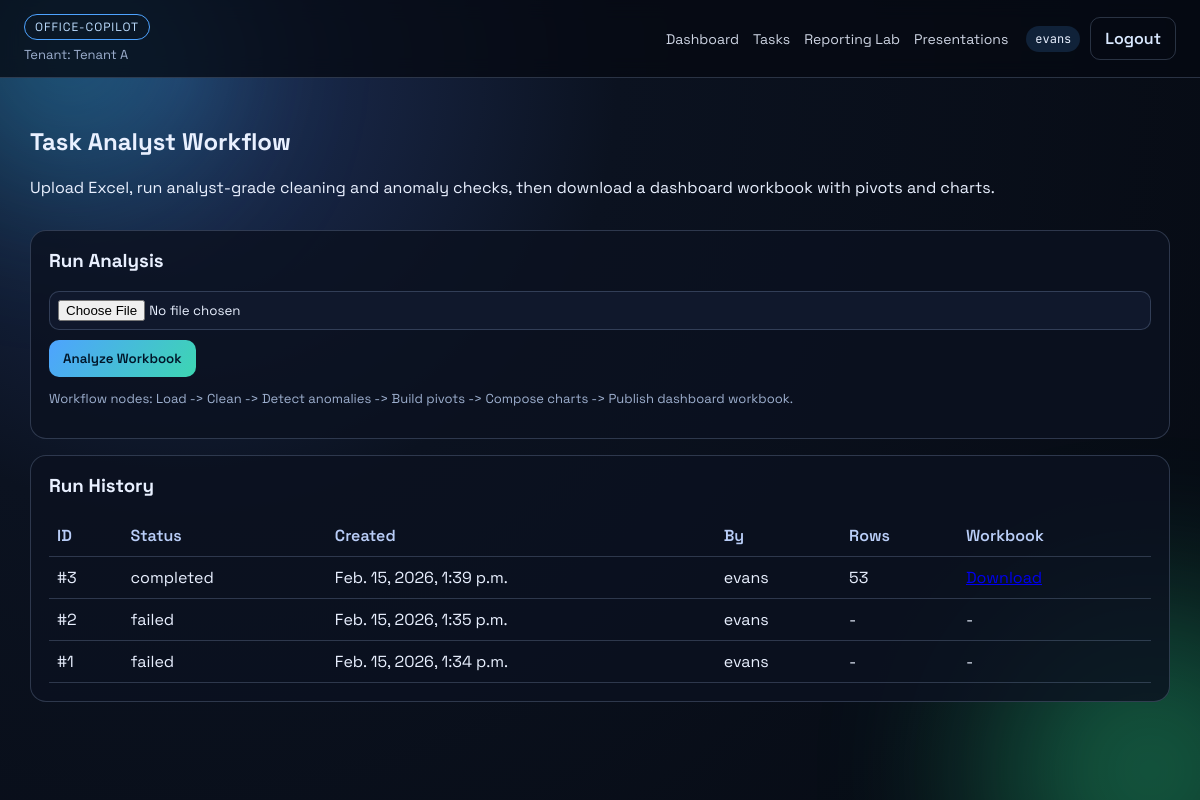
The app's page /tasks/analyst/ (signed in) with its own data.
### apps/tenants/models.py (models this page shows, shortened)
class Tenant(models.Model):
    name = models.CharField(max_length=255)
    domain = models.CharField(max_length=255, unique=True)
    created_at = models.DateTimeField(auto_now_add=True)
    is_active = models.BooleanField(default=True)
    class Meta:
        ordering = ["name"]

### apps/accounts/models.py (models this page shows, shortened)
class User(AbstractUser):
    class Role(models.TextChoices):
        ADMIN = "admin", "Admin"
        STAFF = "staff", "Staff"
        USER = "user", "User"
    tenant = models.ForeignKey(
        Tenant,
        on_delete=models.CASCADE,
        related_name="users",
        null=True,
        blank=True,
    )
    role = models.CharField(max_length=16, choices=Role.choices, default=Role.USER)

### apps/tasks/models.py (models this page shows, shortened)
class TaskAnalysisRun(models.Model):
    class Status(models.TextChoices):
        PROCESSING = "processing", "Processing"
        COMPLETED = "completed", "Completed"
        FAILED = "failed", "Failed"
    tenant = models.ForeignKey(Tenant, on_delete=models.CASCADE, related_name="task_analysis_runs")
    user = models.ForeignKey(settings.AUTH_USER_MODEL, on_delete=models.CASCADE, related_name="task_analysis_runs")
    source_file = models.FileField(upload_to="task_analysis/source/")
    workbook_file = models.FileField(upload_to="task_analysis/output/", blank=True)
    status = models.CharField(max_length=16, choices=Status.choices, default=Status.PROCESSING)
    summary = models.JSONField(default=dict, blank=True)
    created_at = models.DateTimeField(auto_now_add=True)
    class Meta:
        ordering = ["-created_at"]

### apps/tasks/views.py (the view)
# urls.py: path("analyst/", task_analyst_page, name="task-analyst-page"),
@login_required
@require_http_methods(["GET"])
def task_analyst_page(request):
    enforce_tenant_access(request)
    runs = TaskAnalysisRun.objects.filter(tenant=request.tenant).select_related("user")[:20]
    context = {
        "runs": runs,
        "analyst_result": request.session.pop("analyst_result", None),
    }
    return render(request, "tasks/analyst.html", context)

### office_copilot/authz.py (called while the page is built)
def enforce_tenant_access(request):
    if not request.user.is_authenticated:
        raise PermissionDenied("Authentication required")
    if request.tenant is None:
        raise PermissionDenied("Tenant is required")
    if request.user.is_superuser:
        return
    if request.user.tenant_id != request.tenant.id:
        raise PermissionDenied("Cross-tenant access denied")

### office_copilot/tenancy.py (called while the page is built)
def set_current_tenant(tenant: Optional[Tenant]) -> None:
    _current_tenant.set(tenant)

### templates/tasks/analyst.html (shortened to what this page needs)
{% extends "base.html" %}
{% block content %}
<section class="page-header">
  <div>
    <h2>Task Analyst Workflow</h2>
    <p>Upload Excel, run analyst-grade cleaning and anomaly checks, then download a dashboard workbook with pivots and charts.</p>
  </div>
</section>
<section class="card">
  <h3>Run Analysis</h3>
  <form method="post" action="{% url 'task-analyst-run' %}" enctype="multipart/form-data" class="inline-form">
    <input name="file" type="file" accept=".xlsx,.xls" required>
    <button type="submit">Analyze Workbook</button>
  </form>
  <p class="hint">Workflow nodes: Load -> Clean -> Detect anomalies -> Build pivots -> Compose charts -> Publish dashboard workbook.</p>
</section>
<section class="card">
  <h3>Run History</h3>
  {% if runs %}
    <table class="data-table">
      <thead>
        <tr>
          <th>ID</th>
          <th>Status</th>
          <th>Created</th>
          <th>By</th>
          <th>Rows</th>
          <th>Workbook</th>
        </tr>
      </thead>
      <tbody>
        {% for run in runs %}
          <tr>
            <td>#{{ run.id }}</td>
            <td>{{ run.status }}</td>
            <td>{{ run.created_at }}</td>
            <td>{{ run.user.username }}</td>
            <td>{{ run.summary.rows_after_cleaning|default:"-" }}</td>
            <td>
              {% if run.workbook_file %}
                <a href="{% url 'task-analyst-download' run.id %}">Download</a>
              {% else %}
                -
              {% endif %}
            </td>
          </tr>
        {% endfor %}
      </tbody>
    </table>
  {% else %}
    <p>No analysis runs yet.</p>
  {% endif %}
</section>
{% endblock %}

### templates/base.html (shortened to what this page needs)
{% load static %}
<!doctype html>
<html lang="en">
  <head>
    <link rel="stylesheet" href="{% static 'css/app.css' %}">
  </head>
  <body>
    <div class="bg-orb orb-a"></div>
    <div class="bg-orb orb-b"></div>
    <header class="site-header">
      <div class="brand">
        <span class="brand-tag">OFFICE-COPILOT</span>
        <p class="tenant-line">Tenant: {{ request.tenant.name|default:"Unknown" }}</p>
      </div>
      <nav class="nav">
        <a href="{% url 'dashboard-page' %}">Dashboard</a>
        <a href="{% url 'task-list-page' %}">Tasks</a>
        <a href="{% url 'reporting-workspace' %}">Reporting Lab</a>
        <a href="{% url 'presentation-workspace' %}">Presentations</a>
      </nav>
      <div class="auth-block">
        {% if request.user.is_authenticated %}
          <span class="user-pill">{{ request.user.username }}</span>
          <a class="btn ghost" href="{% url 'logout' %}">Logout</a>
        {% else %}
          <a class="btn ghost" href="{% url 'login' %}">Login</a>
          <a class="btn" href="{% url 'register' %}">Register</a>
        {% endif %}
      </div>
    </header>
    <main class="site-main">
      {% block content %}{% endblock %}
    </main>
  </body>
</html>

### static/css/app.css (style rules this page uses)
:root { --bg: #0b1220; --panel: rgba(11, 18, 32, 0.82); --panel-2: rgba(17, 26, 46, 0.95); --text: #e9f0ff; --muted: #9eb0cf; --accent: #3dd6b2; --accent-2: #4ea3ff; --danger: #ff6f91; --line: rgba(149, 170, 209, 0.26); }
* { box-sizing: border-box; }
body { margin: 0; font-family: "Space Grotesk", sans-serif; color: var(--text); background: radial-gradient(circle at 15% 10%, #1e2f57 0%, #0b1220 35%, #060a12 100%); min-height: 100vh; }
.bg-orb { position: fixed; border-radius: 9999px; filter: blur(90px); pointer-events: none; opacity: 0.35; z-index: -1; }
.orb-a { width: 260px; height: 260px; background: #2fd0ff; top: -80px; left: -60px; }
.orb-b { width: 320px; height: 320px; background: #31ff9f; right: -110px; bottom: -130px; }
.site-header { position: sticky; top: 0; display: grid; grid-template-columns: 1fr auto auto; align-items: center; gap: 18px; padding: 14px 24px; background: rgba(6, 10, 18, 0.78); border-bottom: 1px solid var(--line); backdrop-filter: blur(10px); }
.brand-tag { display: inline-block; padding: 4px 10px; border: 1px solid var(--accent-2); border-radius: 999px; color: #bdddff; letter-spacing: 0.08em; font-size: 12px; }
.tenant-line { margin: 6px 0 0; color: var(--muted); font-size: 13px; }
.nav { display: flex; gap: 14px; }
.nav a { color: var(--text); text-decoration: none; font-size: 14px; opacity: 0.88; }
.auth-block { display: flex; align-items: center; gap: 10px; }
.user-pill { font-family: "JetBrains Mono", monospace; font-size: 12px; background: rgba(78, 163, 255, 0.16); padding: 5px 9px; border-radius: 999px; }
.site-main { max-width: 1180px; margin: 28px auto; padding: 0 20px 40px; }
.page-header { display: flex; justify-content: space-between; align-items: end; margin-bottom: 16px; }
.card { background: var(--panel); border: 1px solid var(--line); border-radius: 16px; padding: 18px; margin: 0 0 16px; }
.card h3 { margin-top: 0; }
.btn, button { border: 0; border-radius: 10px; padding: 10px 14px; font-family: "Space Grotesk", sans-serif; font-weight: 600; background: linear-gradient(125deg, var(--accent-2), var(--accent)); color: #00162a; text-decoration: none; cursor: pointer; }
.btn.ghost { background: transparent; color: #d9e8ff; border: 1px solid var(--line); }
.inline-form { display: flex; flex-wrap: wrap; gap: 10px; align-items: center; }
input, select, textarea { width: 100%; background: var(--panel-2); border: 1px solid var(--line); border-radius: 10px; padding: 10px 12px; color: var(--text); font-family: inherit; }
input[type="file"] { padding: 8px; }
.data-table { width: 100%; border-collapse: collapse; }
.data-table th, .data-table td { border-bottom: 1px solid var(--line); padding: 10px 8px; text-align: left; }
.data-table th { color: #b9cdf7; font-weight: 600; }
.hint { color: var(--muted); font-size: 13px; }

### records on screen
Tenant: tenant.name "Tenant A"
User: user.username "evans"
TaskAnalysisRun: id "3", status "completed", created_at "Feb. 15, 2026, 1:39 p.m.", user.username "evans", summary.rows_after_cleaning "53"
TaskAnalysisRun: id "2", status "failed", created_at "Feb. 15, 2026, 1:35 p.m.", user.username "evans", summary.rows_after_cleaning "-"
TaskAnalysisRun: id "1", status "failed", created_at "Feb. 15, 2026, 1:34 p.m.", user.username "evans", summary.rows_after_cleaning "-"
